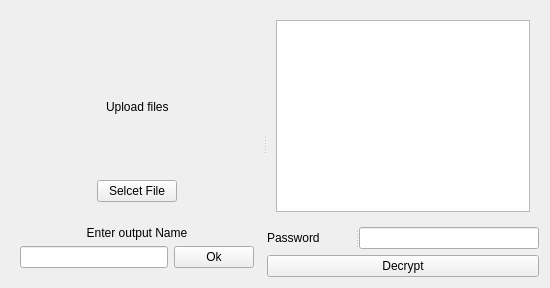
        <widget class="QWidget" name="page_5">
         <layout class="QHBoxLayout" name="horizontalLayout_45">
          <item>
           <widget class="QSplitter" name="splitter_5">
            <property name="orientation">
             <enum>Qt::Horizontal</enum>
            </property>
            <widget class="QWidget" name="widget_14" native="true">
             <layout class="QVBoxLayout" name="verticalLayout_45">
              <item>
               <widget class="QWidget" name="widget_40" native="true">
                <layout class="QVBoxLayout" name="verticalLayout_83">
                 <item>
                  <layout class="QVBoxLayout" name="verticalLayout_46">
                   <item>
                    <spacer name="verticalSpacer_10">
                     <property name="orientation">
                      <enum>Qt::Vertical</enum>
                     </property>
                     <property name="sizeHint" stdset="0">
                      <size>
                       <width>20</width>
                       <height>48</height>
                      </size>
                     </property>
                    </spacer>
                   </item>
                   <item>
                    <layout class="QHBoxLayout" name="horizontalLayout_20">
                     <item>
                      <spacer name="horizontalSpacer_15">
                       <property name="orientation">
                        <enum>Qt::Horizontal</enum>
                       </property>
                       <property name="sizeHint" stdset="0">
                        <size>
                         <width>78</width>
                         <height>20</height>
                        </size>
                       </property>
                      </spacer>
                     </item>
                     <item>
                      <layout class="QVBoxLayout" name="verticalLayout_48">
                       <item>
                        <widget class="QLabel" name="label_24">
                         <property name="text">
                          <string/>
                         </property>
                         <property name="pixmap">
                          <pixmap resource="resource.qrc">:/icons/icons/icons8-upload-50.png</pixmap>
                         </property>
                         <property name="alignment">
                          <set>Qt::AlignCenter</set>
                         </property>
                        </widget>
                       </item>
                       <item>
                        <widget class="QLabel" name="label_25">
                         <property name="text">
                          <string>Upload files</string>
                         </property>
                        </widget>
                       </item>
                      </layout>
                     </item>
                     <item>
                      <spacer name="horizontalSpacer_16">
                       <property name="orientation">
                        <enum>Qt::Horizontal</enum>
                       </property>
                       <property name="sizeHint" stdset="0">
                        <size>
                         <width>78</width>
                         <height>20</height>
                        </size>
                       </property>
                      </spacer>
                     </item>
                    </layout>
                   </item>
                   <item>
                    <spacer name="verticalSpacer_11">
                     <property name="orientation">
                      <enum>Qt::Vertical</enum>
                     </property>
                     <property name="sizeHint" stdset="0">
                      <size>
                       <width>20</width>
                       <height>48</height>
                      </size>
                     </property>
                    </spacer>
                   </item>
                   <item>
                    <layout class="QHBoxLayout" name="horizontalLayout_21">
                     <item>
                      <spacer name="horizontalSpacer_17">
                       <property name="orientation">
                        <enum>Qt::Horizontal</enum>
                       </property>
                       <property name="sizeHint" stdset="0">
                        <size>
                         <width>78</width>
                         <height>20</height>
                        </size>
                       </property>
                      </spacer>
                     </item>
                     <item>
                      <widget class="QPushButton" name="pushButton_9">
                       <property name="text">
                        <string>Selcet File</string>
                       </property>
                      </widget>
                     </item>
                     <item>
                      <spacer name="horizontalSpacer_18">
                       <property name="orientation">
                        <enum>Qt::Horizontal</enum>
                       </property>
                       <property name="sizeHint" stdset="0">
                        <size>
                         <width>78</width>
                         <height>20</height>
                        </size>
                       </property>
                      </spacer>
                     </item>
                    </layout>
                   </item>
                  </layout>
                 </item>
                </layout>
               </widget>
              </item>
              <item>
               <widget class="QWidget" name="widget_33" native="true">
                <layout class="QHBoxLayout" name="horizontalLayout_38">
                 <item>
                  <layout class="QVBoxLayout" name="verticalLayout_51">
                   <item>
                    <widget class="QLabel" name="label_42">
                     <property name="text">
                      <string>Enter output Name</string>
                     </property>
                     <property name="alignment">
                      <set>Qt::AlignCenter</set>
                     </property>
                    </widget>
                   </item>
                   <item>
                    <layout class="QHBoxLayout" name="horizontalLayout_39">
                     <item>
                      <widget class="QLineEdit" name="lineEdit_6"/>
                     </item>
                     <item>
                      <widget class="QPushButton" name="pushButton_18">
                       <property name="text">
                        <string>Ok</string>
                       </property>
                      </widget>
                     </item>
                    </layout>
                   </item>
                  </layout>
                 </item>
                </layout>
               </widget>
              </item>
             </layout>
            </widget>
            <widget class="QWidget" name="layoutWidget_4">
             <layout class="QVBoxLayout" name="verticalLayout_49">
              <item>
               <widget class="QWidget" name="widget_15" native="true">
                <layout class="QVBoxLayout" name="verticalLayout_50">
                 <item>
                  <widget class="QListWidget" name="listWidget_4"/>
                 </item>
                </layout>
               </widget>
              </item>
              <item>
               <widget class="QSplitter" name="splitter_6">
                <property name="orientation">
                 <enum>Qt::Horizontal</enum>
                </property>
                <widget class="QLabel" name="label_26">
                 <property name="text">
                  <string>Password</string>
                 </property>
                </widget>
                <widget class="QLineEdit" name="lineEdit_2"/>
               </widget>
              </item>
              <item>
               <widget class="QPushButton" name="pushButton_10">
                <property name="text">
                 <string>Decrypt</string>
                </property>
               </widget>
              </item>
             </layout>
            </widget>
           </widget>
          </item>
         </layout>
        </widget>
